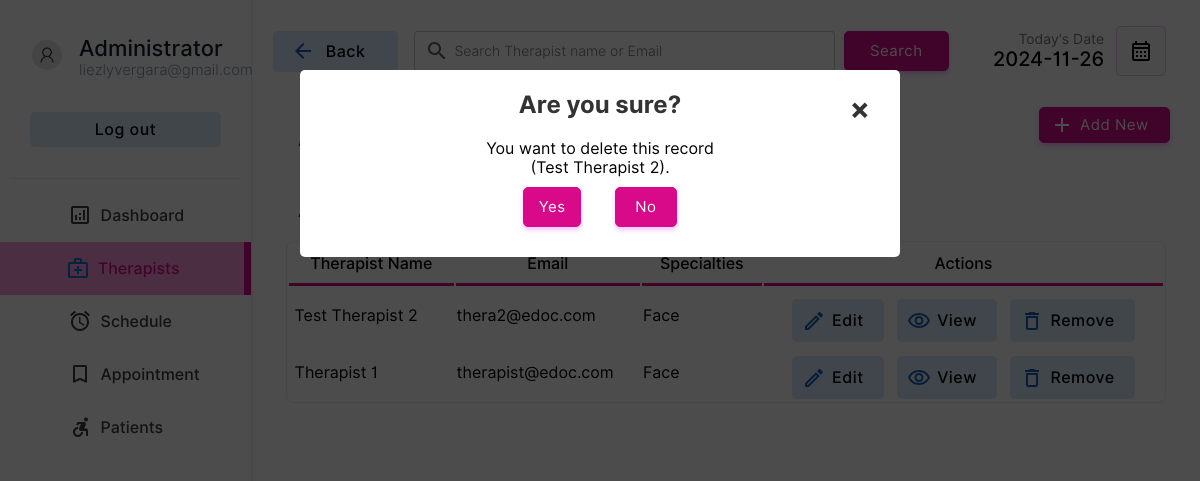
Before: /doctor/doctors.php?action=drop&id=2&name=Test Therapist 2 (signed in) with the older database file.
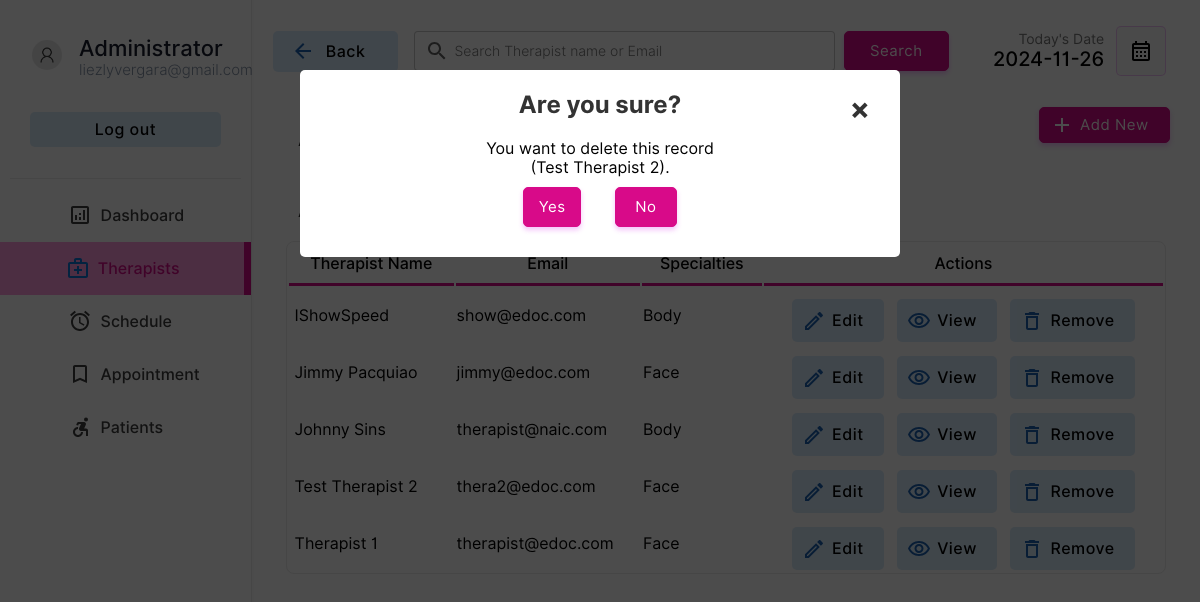
After: the same page with the newer database file.
### tables this page shows
CREATE TABLE `doctor` (
  `docid` int(11) NOT NULL,
  `docemail` varchar(255) DEFAULT NULL,
  `docname` varchar(255) DEFAULT NULL,
  `docpassword` varchar(255) DEFAULT NULL,
  `doctel` varchar(15) DEFAULT NULL,
  `specialties` int(2) DEFAULT NULL,
  `aid` int(11) DEFAULT NULL
);

CREATE TABLE `specialties` (
  `id` int(2) NOT NULL,
  `sname` varchar(50) DEFAULT NULL
);

### doctor/doctors.php (the view, shortened to what the changed rows need)
<!DOCTYPE html>
<html lang="en">
<head>
    <link rel="stylesheet" href="../style/animations.css">
    <link rel="stylesheet" href="../style/main.css">
    <link rel="stylesheet" href="../style/admin.css">
</head>
<body>
    <?php
    include("../connection.php");
    ?>
        <div class="dash-body">
            <table border="0" width="100%" style=" border-spacing: 0;margin:0;padding:0;margin-top:25px; ">
                <?php
                    if($_POST){
                        $keyword=$_POST["search"];
                        $sqlmain= "select * from doctor where docemail='$keyword' or docname='$keyword' or docname like '$keyword%' or docname like '%$keyword' or docname like '%$keyword%'";
                    }else{
                        $sqlmain= "select * from doctor order by docid desc";
                    }
                ?>
                <tr>
                   <td colspan="4">
                       <center>
                        <div class="abc scroll">
                        <table width="93%" class="sub-table scrolldown" border="0">
                        <thead>
                        <tr>
                                <th class="table-heading">
                                Therapist Name
                                </th>
                                <th class="table-heading">
                                    Email
                                </th>
                                <th class="table-heading">
                                    Specialties
                                </th>
                                <th class="table-heading">
                                    Actions
                                </tr>
                        </thead>
                        <tbody>
                            <?php
                                $result= $database->query($sqlmain);
                                if($result->num_rows==0){
                                    echo '<tr>
                                    <td colspan="4">
                                    <br><br><br><br>
                                    <center>
                                    <img src="../img/notfound.svg" width="25%">
                                    <br>
                                    <p class="heading-main12" style="margin-left: 45px;font-size:20px;color:rgb(49, 49, 49)">We  couldnt find anything related to your keywords !</p>
                                    <a class="non-style-link" href="doctors.php"><button  class="login-btn btn-primary-soft btn" style="display: flex;justify-content: center;align-items: center;margin-left:20px;">&nbsp; Show all Therapists &nbsp;</font></button>
                                    </a>
                                    </center>
                                    <br><br><br><br>
                                    </td>
                                    </tr>';
                                }
                                else{
                                for ( $x=0; $x<$result->num_rows;$x++){
                                    $row=$result->fetch_assoc();
                                    $docid=$row["docid"];
                                    $name=$row["docname"];
                                    $email=$row["docemail"];
                                    $spe=$row["specialties"];
                                    $spcil_res= $database->query("select sname from specialties where id='$spe'");
                                    $spcil_array= $spcil_res->fetch_assoc();
                                    $spcil_name=$spcil_array["sname"];
                                    echo '<tr>
                                        <td> &nbsp;'.
                                        substr($name,0,30)
                                        .'</td>
                                        <td>
                                        '.substr($email,0,20).'
                                        </td>
                                        <td>
                                            '.substr($spcil_name,0,20).'
                                        </td>
                                        <td>
                                        <div style="display:flex;justify-content: center;">
                                        <a href="?action=edit&id='.$docid.'&error=0" class="non-style-link"><button  class="btn-primary-soft btn button-icon btn-edit" style="padding-left: 40px;padding-top: 12px;padding-bottom: 12px;margin-top: 10px;"><font class="tn-in-text">Edit</font></button></a>
                                        &nbsp;&nbsp;&nbsp;
                                        <a href="?action=view&id='.$docid.'" class="non-style-link"><button  class="btn-primary-soft btn button-icon btn-view" style="padding-left: 40px;padding-top: 12px;padding-bottom: 12px;margin-top: 10px;"><font class="tn-in-text">View</font></button></a>
                                       &nbsp;&nbsp;&nbsp;
                                       <a href="?action=drop&id='.$docid.'&name='.$name.'" class="non-style-link"><button  class="btn-primary-soft btn button-icon btn-delete" style="padding-left: 40px;padding-top: 12px;padding-bottom: 12px;margin-top: 10px;"><font class="tn-in-text">Remove</font></button></a>
                                        </div>
                                        </td>
                                    </tr>';
                                }
                            }
                            ?>
                            </tbody>
                        </table>
                        </div>
                        </center>
                   </td>
                </tr>
            </table>
        </div>
    <?php
    if($_GET){
        $id=$_GET["id"];
        $action=$_GET["action"];
        if($action=='drop'){
            $nameget=$_GET["name"];
            echo '
            <div id="popup1" class="overlay">
                    <div class="popup">
                    <center>
                        <h2>Are you sure?</h2>
                        <a class="close" href="doctors.php">&times;</a>
                        <div class="content">
                            You want to delete this record<br>('.substr($nameget,0,40).').
                        </div>
                        <div style="display: flex;justify-content: center;">
                        <a href="delete-doctor.php?id='.$id.'" class="non-style-link"><button  class="btn-primary btn" style="display: flex;justify-content: center;align-items: center;margin:10px;padding:10px;"<font class="tn-in-text">&nbsp;Yes&nbsp;</font></button></a>&nbsp;&nbsp;&nbsp;
                        <a href="doctors.php" class="non-style-link"><button  class="btn-primary btn" style="display: flex;justify-content: center;align-items: center;margin:10px;padding:10px;"><font class="tn-in-text">&nbsp;&nbsp;No&nbsp;&nbsp;</font></button></a>
                        </div>
                    </center>
            </div>
            </div>
            ';
        }elseif($action=='edit'){
            $sqlmain= "select * from doctor where docid='$id'";
            $result= $database->query($sqlmain);
            $row=$result->fetch_assoc();
            $name=$row["docname"];
            $email=$row["docemail"];
            $spe=$row["specialties"];
            $spcil_res= $database->query("select sname from specialties where id='$spe'");
            $spcil_array= $spcil_res->fetch_assoc();
            $spcil_name=$spcil_array["sname"];
            $tele=$row['doctel'];
            $error_1=$_GET["error"];
                $errorlist= array(
                    '1'=>'<label for="promter" class="form-label" style="color:rgb(255, 62, 62);text-align:center;">Already have an account for this Email address.</label>',
                    '2'=>'<label for="promter" class="form-label" style="color:rgb(255, 62, 62);text-align:center;">Password Conformation Error! Reconform Password</label>',
                    '3'=>'<label for="promter" class="form-label" style="color:rgb(255, 62, 62);text-align:center;"></label>',
                    '4'=>"",
                    '0'=>'',
                );
            if($error_1!='4'){
                    echo '
                    <div id="popup1" class="overlay">
                            <div class="popup">
                            <center>
                                <a class="close" href="doctors.php">&times;</a>
                                <div style="display: flex;justify-content: center;">
                                <div class="abc">
                                <table width="80%" class="sub-table scrolldown add-doc-form-container" border="0">
                                <tr>
                                        <td class="label-td" colspan="2">'.
                                            $errorlist[$error_1]
                                        .'</td>
                                    </tr>
                                    <tr>
                                        <td>
                                            <p style="padding: 0;margin: 0;text-align: left;font-size: 25px;font-weight: 500;">Edit Therapist Details.</p>
                                        Therapist ID : '.$id.' (Auto Generated)<br><br>
                                        </td>
                                    </tr>
                                    <tr>
                                        <td class="label-td" colspan="2">
                                            <form action="edit-doc.php" method="POST" class="add-new-form">
                                            <label for="Email" class="form-label">Email: </label>
                                            <input type="hidden" value="'.$id.'" name="id00">
                                        </td>
                                    </tr>
                                    <tr>
                                        <td class="label-td" colspan="2">
                                        <input type="email" name="email" class="input-text" placeholder="Email Address" value="'.$email.'" required><br>
                                        </td>
                                    </tr>
                                    <tr>
                                        <td class="label-td" colspan="2">
                                            <label for="name" class="form-label">Name: </label>
                                        </td>
                                    </tr>
                                    <tr>
                                        <td class="label-td" colspan="2">
                                            <input type="text" name="name" class="input-text" placeholder="Therapist Name" value="'.$name.'" required><br>
                                        </td>
                                    </tr>
                                    <tr>
                                        <td class="label-td" colspan="2">
                                            <label for="Tele" class="form-label">Telephone: </label>
                                        </td>
                                    </tr>
                                    <tr>
                                        <td class="label-td" colspan="2">
                                            <input type="tel" name="Tele" class="input-text" placeholder="Telephone Number" value="'.$tele.'" required><br>
                                        </td>
                                    </tr>
                                    <tr>
                                        <td class="label-td" colspan="2">
                                            <label for="spec" class="form-label">Choose specialties: (Current'.$spcil_name.')</label>
                                        </td>
                                    </tr>
                                    <tr>
                                        <td class="label-td" colspan="2">
                                            <select name="spec" id="" class="box">';
                                                $list11 = $database->query("select  * from  specialties;");
                                                for ($y=0;$y<$list11->num_rows;$y++){
                                                    $row00=$list11->fetch_assoc();
                                                    $sn=$row00["sname"];
                                                    $id00=$row00["id"];
                                                    echo "<option value=".$id00.">$sn</option><br/>";
                                                };
                                echo     '       </select><br><br>
                                        </td>
                                    </tr>
                                    <tr>
                                        <td class="label-td" colspan="2">
                                            <label for="password" class="form-label">Password: </label>
                                        </td>
                                    </tr>
                                    <tr>
                                        <td class="label-td" colspan="2">
                                            <input type="password" name="password" class="input-text" placeholder="Defind a Password" required><br>
                                        </td>
                                    </tr><tr>
                                        <td class="label-td" colspan="2">
                                            <label for="cpassword" class="form-label">Conform Password: </label>
                                        </td>
                                    </tr>
                                    <tr>
                                        <td class="label-td" colspan="2">
                                            <input type="password" name="cpassword" class="input-text" placeholder="Conform Password" required><br>
                                        </td>
                                    </tr>
                                    <tr>
                                        <td colspan="2">
                                            <input type="reset" value="Reset" class="login-btn btn-primary-soft btn" >&nbsp;&nbsp;&nbsp;&nbsp;&nbsp;
                                            <input type="submit" value="Save" class="login-btn btn-primary btn">
                                        </td>
                                    </tr>
                                    </form>
                                    </tr>
                                </table>
                                </div>
                                </div>
                            </center>
                            <br><br>
                    </div>
                    </div>
                    ';
        }; };
    };
?>
</body>
</html>

Changed rows visible on the page:
added doctor: docname "IShowSpeed", docemail "show@edoc.com", specialties.sname "Body"
added doctor: docname "Jimmy Pacquiao", docemail "jimmy@edoc.com", specialties.sname "Face"
added doctor: docname "Johnny Sins", docemail "therapist@naic.com", specialties.sname "Body"
